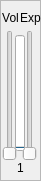
   <widget class="QFrame" name="frame">
    <property name="geometry">
     <rect>
      <x>30</x>
      <y>140</y>
      <width>41</width>
      <height>181</height>
     </rect>
    </property>
    <property name="frameShape">
     <enum>QFrame::StyledPanel</enum>
    </property>
    <property name="frameShadow">
     <enum>QFrame::Raised</enum>
    </property>
    <widget class="QSlider" name="MIDI_Expression_1">
     <property name="geometry">
      <rect>
       <x>20</x>
       <y>30</y>
       <width>20</width>
       <height>131</height>
      </rect>
     </property>
     <property name="maximum">
      <number>127</number>
     </property>
     <property name="value">
      <number>0</number>
     </property>
     <property name="orientation">
      <enum>Qt::Vertical</enum>
     </property>
    </widget>
    <widget class="QSlider" name="MIDI_Volume_1">
     <property name="geometry">
      <rect>
       <x>0</x>
       <y>30</y>
       <width>20</width>
       <height>131</height>
      </rect>
     </property>
     <property name="maximum">
      <number>127</number>
     </property>
     <property name="value">
      <number>0</number>
     </property>
     <property name="orientation">
      <enum>Qt::Vertical</enum>
     </property>
    </widget>
    <widget class="QLabel" name="label_3">
     <property name="geometry">
      <rect>
       <x>0</x>
       <y>10</y>
       <width>21</width>
       <height>16</height>
      </rect>
     </property>
     <property name="text">
      <string notr="true">Vol</string>
     </property>
     <property name="alignment">
      <set>Qt::AlignCenter</set>
     </property>
    </widget>
    <widget class="QLabel" name="label_6">
     <property name="geometry">
      <rect>
       <x>20</x>
       <y>10</y>
       <width>21</width>
       <height>16</height>
      </rect>
     </property>
     <property name="text">
      <string notr="true">Exp</string>
     </property>
    </widget>
    <widget class="QLabel" name="label_7">
     <property name="geometry">
      <rect>
       <x>10</x>
       <y>160</y>
       <width>21</width>
       <height>16</height>
      </rect>
     </property>
     <property name="text">
      <string notr="true">1</string>
     </property>
     <property name="alignment">
      <set>Qt::AlignCenter</set>
     </property>
    </widget>
    <widget class="QProgressBar" name="MIDI_VolDisp_1">
     <property name="geometry">
      <rect>
       <x>15</x>
       <y>35</y>
       <width>10</width>
       <height>116</height>
      </rect>
     </property>
     <property name="maximumSize">
      <size>
       <width>10</width>
       <height>16777215</height>
      </size>
     </property>
     <property name="maximum">
      <number>127</number>
     </property>
     <property name="value">
      <number>0</number>
     </property>
     <property name="textVisible">
      <bool>false</bool>
     </property>
     <property name="orientation">
      <enum>Qt::Vertical</enum>
     </property>
    </widget>
   </widget>
